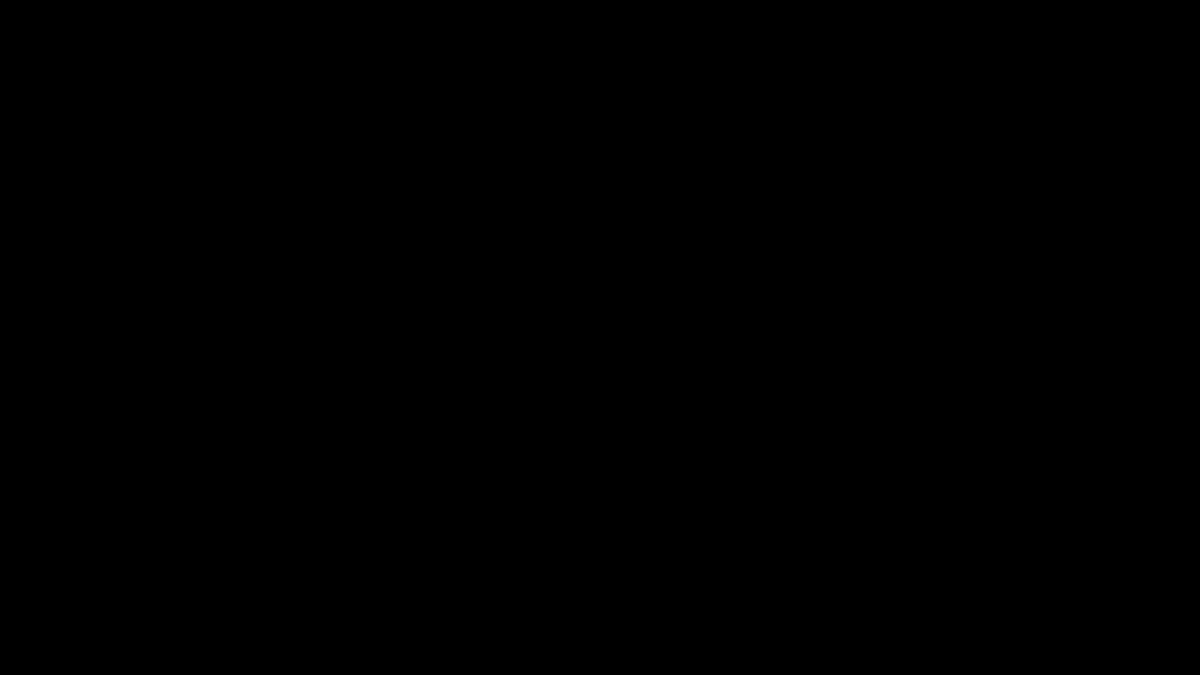
Frame 1 (no input)
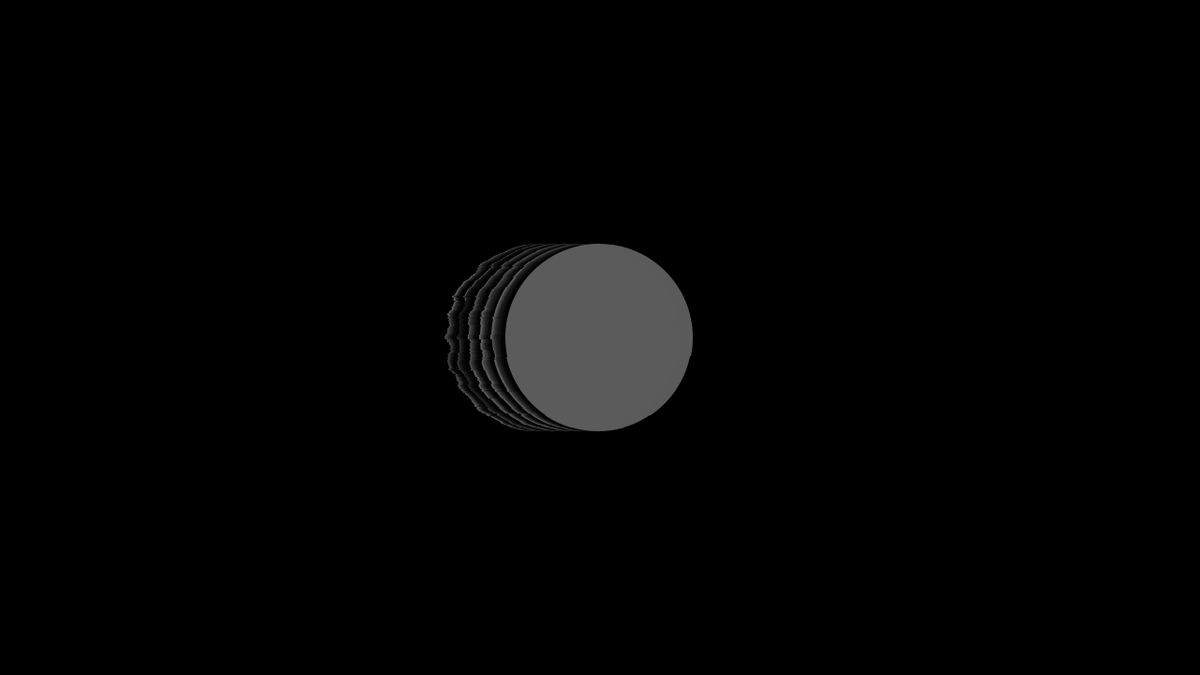
Frame 60 (the mouse pressed at the canvas centre just before this capture)
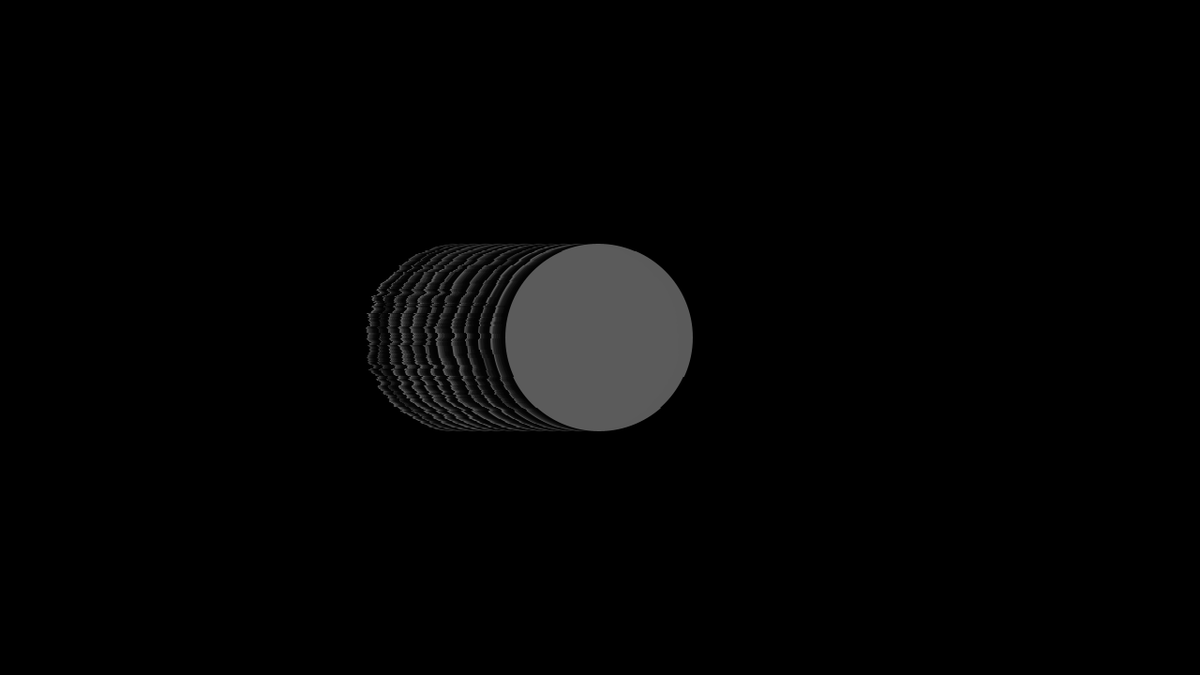
Frame 120 (the mouse held since frame 60 and released just before this capture)

The Processing sketch that drew these frames (run headless with seeded random() and noise(); from frame 60 on, the mouse is pressed at the canvas centre):

// Processing sketch: human_amplifier
// ── human_amplifier.pde



void setup(){
  size(1280,720);

  background(0);
  noStroke();
  fill(255);

}



void draw(){

  fill(frameCount%10==0?255:0,90);
  ellipse(width/2,height/2,200,200);

  loadPixels();
  int i = 0;
  for(int y = 0; y<height; y++){
    for(int x = 0; x<width; x++){
      pixels[i] = pixels[((int)(i+noise(i/100000.0+frameCount)*4.0))%pixels.length];

      i = y * width + x;
    }
  }
  updatePixels();


}
